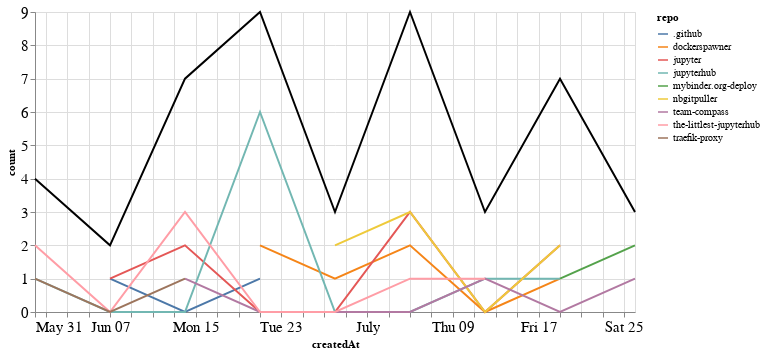

Notebook cell for this chart:
### Markdown cell above
## Comments

### Code cell
comments_time = comments.groupby('repo').resample('W', on='createdAt').count()['author'].reset_index()
comments_time = comments_time.rename(columns={'author': 'count'})
comments_time_total = comments_time.groupby('createdAt').agg({"count": "sum"}).reset_index()
ch1 = alt.Chart(comments_time, width=600).mark_line().encode(
    x='createdAt',
    y='count',
    color='repo',
    tooltip="repo"
)

ch2 = alt.Chart(comments_time_total, width=600).mark_line(color="black").encode(
    x='createdAt',
    y='count',
)

ch1 + ch2

### Figure 1 — Vega-Lite specification as saved in the notebook (floating-point values rounded to 4 significant figures)
{"config": {"axisLeft": {"labelFontSize": 15}, "axisBottom": {"labelFontSize": 15}}, "layer": [{"data": {"name": "data-0a36f54f2420f6123e3f1329766a8eba"}, "mark": "line", "encoding": {"color": {"type": "nominal", "field": "repo"}, "tooltip": {"type": "nominal", "field": "repo"}, "x": {"type": "temporal", "field": "createdAt"}, "y": {"type": "quantitative", "field": "count"}}, "width": 600}, {"data": {"name": "data-c5fdcec27227a1d3e77e17dd21d51fb5"}, "mark": {"type": "line", "color": "black"}, "encoding": {"x": {"type": "temporal", "field": "createdAt"}, "y": {"type": "quantitative", "field": "count"}}, "width": 600}], "$schema": "https://vega.github.io/schema/vega-lite/v4.8.1.json", "datasets": {"data-0a36f54f2420f6123e3f1329766a8eba": [{"repo": ".github", "createdAt": "2020-06-07T00:00:00", "count": 1}, {"repo": ".github", "createdAt": "2020-06-14T00:00:00", "count": 0}, {"repo": ".github", "createdAt": "2020-06-21T00:00:00", "count": 1}, {"repo": "dockerspawner", "createdAt": "2020-06-21T00:00:00", "count": 2}, {"repo": "dockerspawner", "createdAt": "2020-06-28T00:00:00", "count": 1}, {"repo": "dockerspawner", "createdAt": "2020-07-05T00:00:00", "count": 2}, {"repo": "dockerspawner", "createdAt": "2020-07-12T00:00:00", "count": 0}, {"repo": "dockerspawner", "createdAt": "2020-07-19T00:00:00", "count": 1}, {"repo": "jupyter", "createdAt": "2020-06-07T00:00:00", "count": 1}, {"repo": "jupyter", "createdAt": "2020-06-14T00:00:00", "count": 2}, {"repo": "jupyter", "createdAt": "2020-06-21T00:00:00", "count": 0}, {"repo": "jupyter", "createdAt": "2020-06-28T00:00:00", "count": 0}, {"repo": "jupyter", "createdAt": "2020-07-05T00:00:00", "count": 3}, {"repo": "jupyter", "createdAt": "2020-07-12T00:00:00", "count": 0}, {"repo": "jupyter", "createdAt": "2020-07-19T00:00:00", "count": 2}, {"repo": "jupyterhub", "createdAt": "2020-05-31T00:00:00", "count": 1}, {"repo": "jupyterhub", "createdAt": "2020-06-07T00:00:00", "count": 0}, {"repo": "jupyterhub", "createdAt": "2020-06-14T00:00:00", "count": 0}, {"repo": "jupyterhub", "createdAt": "2020-06-21T00:00:00", "count": 6}, {"repo": "jupyterhub", "createdAt": "2020-06-28T00:00:00", "count": 0}, {"repo": "jupyterhub", "createdAt": "2020-07-05T00:00:00", "count": 0}, {"repo": "jupyterhub", "createdAt": "2020-07-12T00:00:00", "count": 1}, {"repo": "jupyterhub", "createdAt": "2020-07-19T00:00:00", "count": 1}, {"repo": "mybinder.org-deploy", "createdAt": "2020-07-19T00:00:00", "count": 1}, {"repo": "mybinder.org-deploy", "createdAt": "2020-07-26T00:00:00", "count": 2}, {"repo": "nbgitpuller", "createdAt": "2020-06-28T00:00:00", "count": 2}, {"repo": "nbgitpuller", "createdAt": "2020-07-05T00:00:00", "count": 3}, {"repo": "nbgitpuller", "createdAt": "2020-07-12T00:00:00", "count": 0}, {"repo": "nbgitpuller", "createdAt": "2020-07-19T00:00:00", "count": 2}, {"repo": "team-compass", "createdAt": "2020-06-14T00:00:00", "count": 1}, {"repo": "team-compass", "createdAt": "2020-06-21T00:00:00", "count": 0}, {"repo": "team-compass", "createdAt": "2020-06-28T00:00:00", "count": 0}, {"repo": "team-compass", "createdAt": "2020-07-05T00:00:00", "count": 0}, {"repo": "team-compass", "createdAt": "2020-07-12T00:00:00", "count": 1}, {"repo": "team-compass", "createdAt": "2020-07-19T00:00:00", "count": 0}, {"repo": "team-compass", "createdAt": "2020-07-26T00:00:00", "count": 1}, {"repo": "the-littlest-jupyterhub", "createdAt": "2020-05-31T00:00:00", "count": 2}, {"repo": "the-littlest-jupyterhub", "createdAt": "2020-06-07T00:00:00", "count": 0}, {"repo": "the-littlest-jupyterhub", "createdAt": "2020-06-14T00:00:00", "count": 3}, {"repo": "the-littlest-jupyterhub", "createdAt": "2020-06-21T00:00:00", "count": 0}, {"repo": "the-littlest-jupyterhub", "createdAt": "2020-06-28T00:00:00", "count": 0}, {"repo": "the-littlest-jupyterhub", "createdAt": "2020-07-05T00:00:00", "count": 1}, {"repo": "the-littlest-jupyterhub", "createdAt": "2020-07-12T00:00:00", "count": 1}, {"repo": "traefik-proxy", "createdAt": "2020-05-31T00:00:00", "count": 1}, {"repo": "traefik-proxy", "createdAt": "2020-06-07T00:00:00", "count": 0}, {"repo": "traefik-proxy", "createdAt": "2020-06-14T00:00:00", "count": 1}], "data-c5fdcec27227a1d3e77e17dd21d51fb5": [{"createdAt": "2020-05-31T00:00:00", "count": 4}, {"createdAt": "2020-06-07T00:00:00", "count": 2}, {"createdAt": "2020-06-14T00:00:00", "count": 7}, {"createdAt": "2020-06-21T00:00:00", "count": 9}, {"createdAt": "2020-06-28T00:00:00", "count": 3}, {"createdAt": "2020-07-05T00:00:00", "count": 9}, {"createdAt": "2020-07-12T00:00:00", "count": 3}, {"createdAt": "2020-07-19T00:00:00", "count": 7}, {"createdAt": "2020-07-26T00:00:00", "count": 3}]}}
